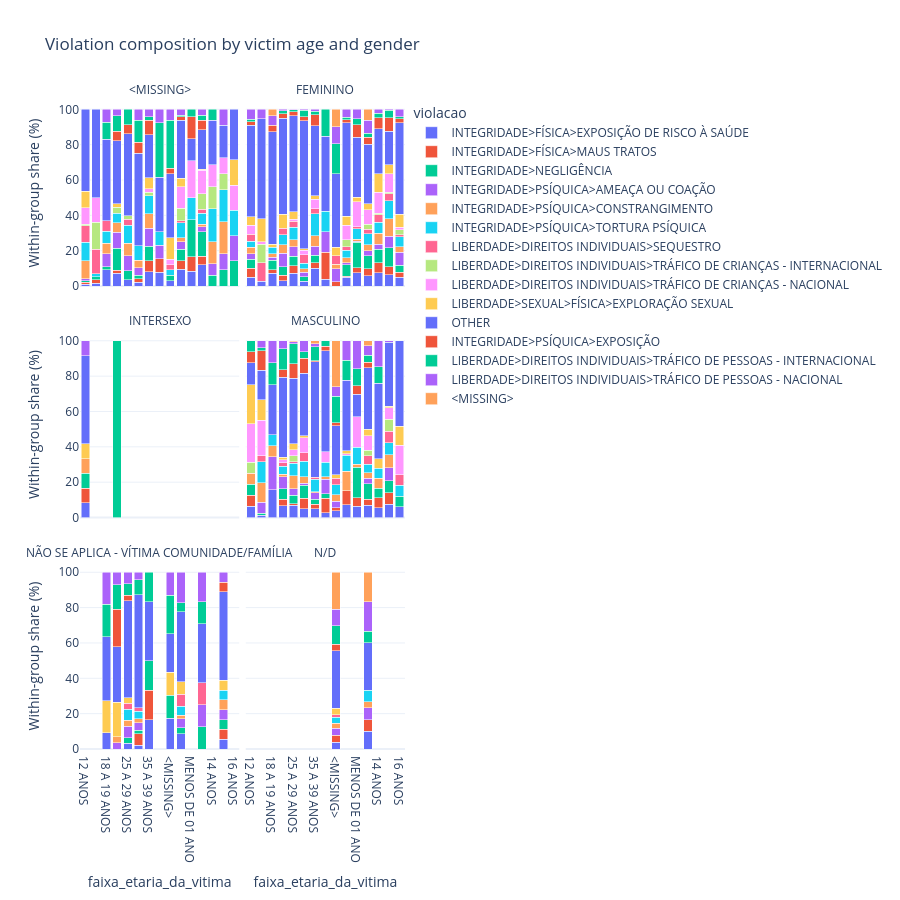

Notebook code cell kept with this figure:
### Markdown cell above
## 8.7 Multi-way faceted proportions

These visualizations show how violation composition changes across victim age, victim gender, and relationship categories. Categories are collapsed only for readability, and proportions are calculated within each facet group.

### Code cell
if {"violacao","faixa_etaria_da_vitima","genero_da_vitima"}.issubset(X_cat.columns):
    temp=X_cat[["violacao","faixa_etaria_da_vitima","genero_da_vitima"]].copy()
    counts=temp.groupby(["faixa_etaria_da_vitima","genero_da_vitima","violacao"]).size().rename("count").reset_index()
    counts["group_total"]=counts.groupby(["faixa_etaria_da_vitima","genero_da_vitima"])["count"].transform("sum")
    counts["share_pct"]=counts["count"]/counts["group_total"]*100
    eligible=counts["group_total"]>=SUPPRESSION_THRESHOLD
    facet_violation=counts[eligible].copy()
    fig=px.bar(facet_violation,x="faixa_etaria_da_vitima",y="share_pct",color="violacao",facet_col="genero_da_vitima",facet_col_wrap=2,barmode="stack",title="Violation composition by victim age and gender",labels={"share_pct":"Within-group share (%)"})
    fig.update_layout(template=PLOTLY_TEMPLATE,height=900)
    fig.for_each_annotation(lambda a:a.update(text=a.text.split("=")[-1]))
    fig.show()
    if EXPORT_FIGURES_HTML: fig.write_html(FIGURE_DIR/"faceted_violation_age_gender.html",include_plotlyjs=True)
else:
    facet_violation=pd.DataFrame()
